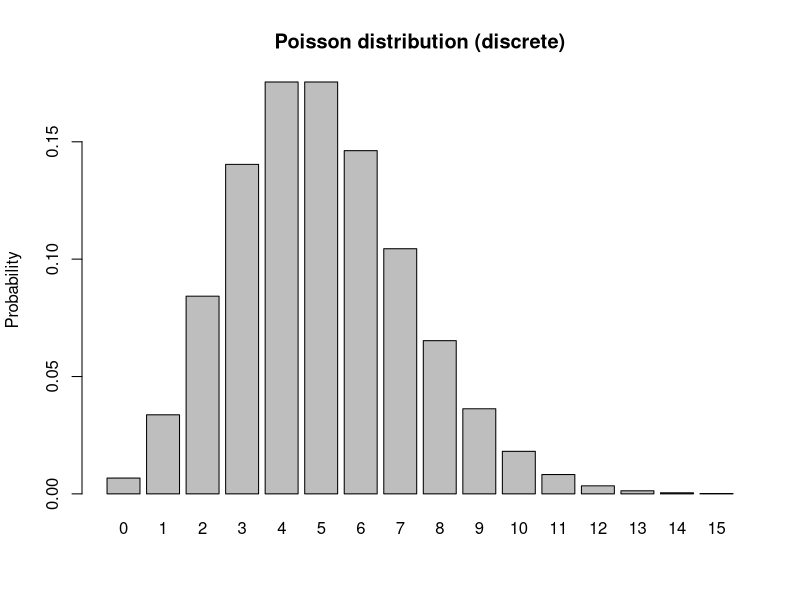
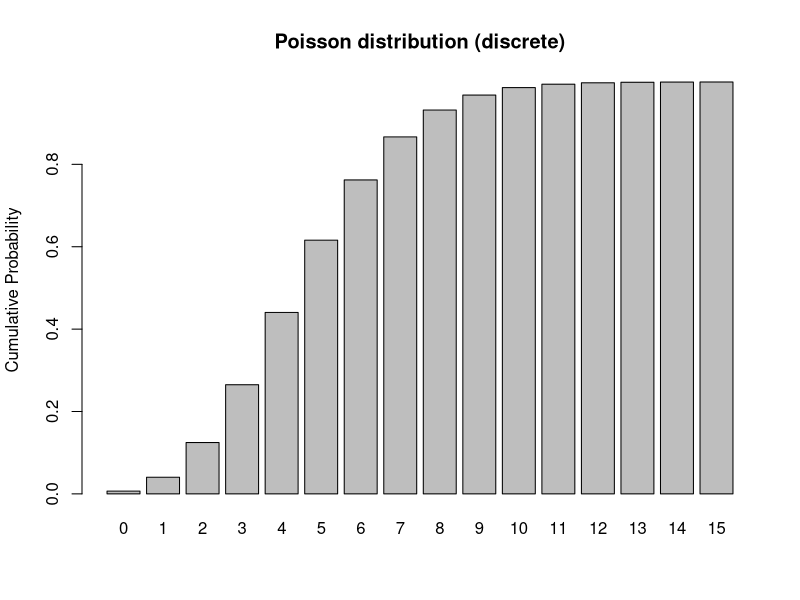
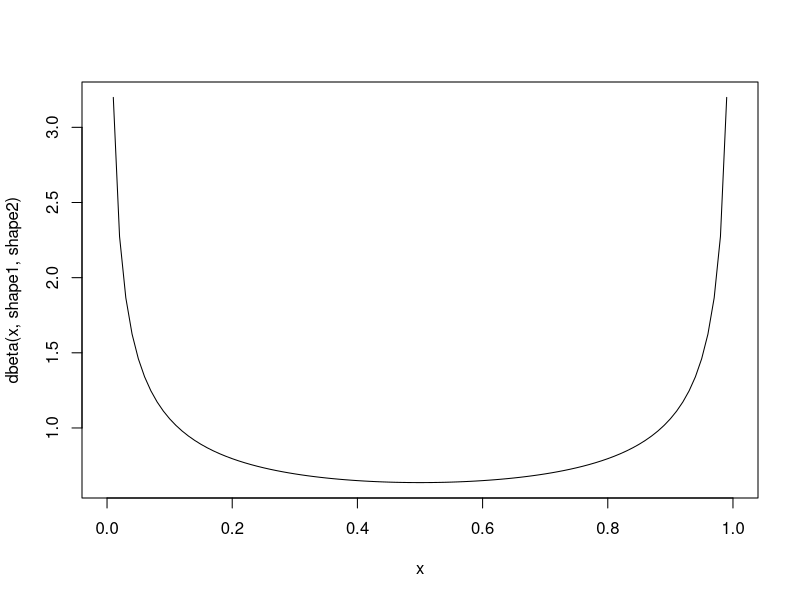
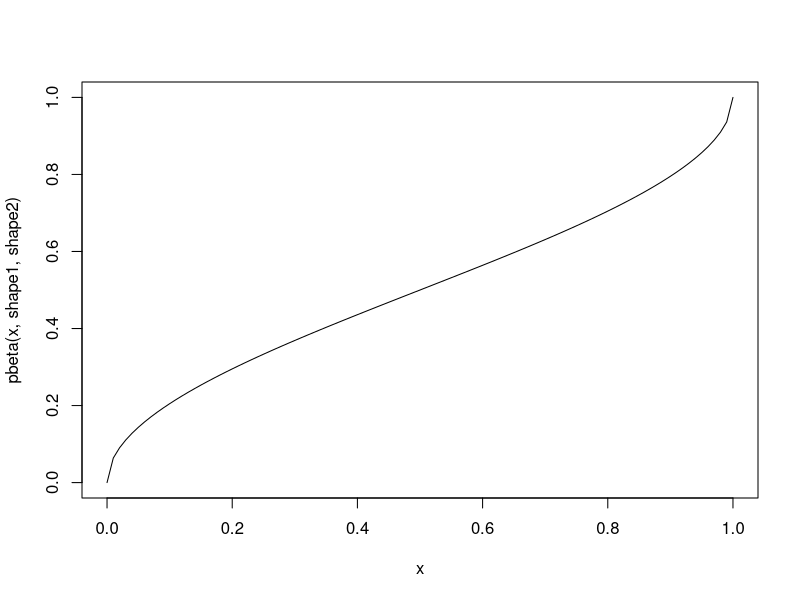
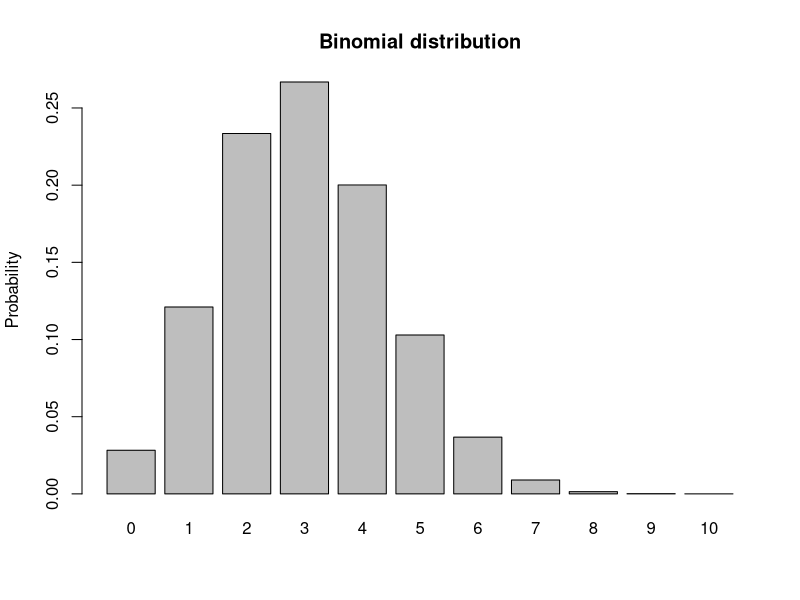
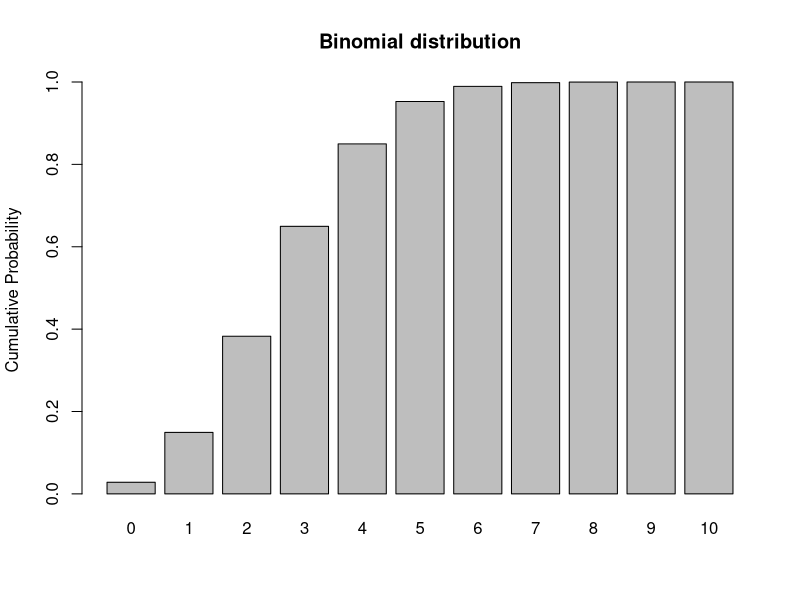
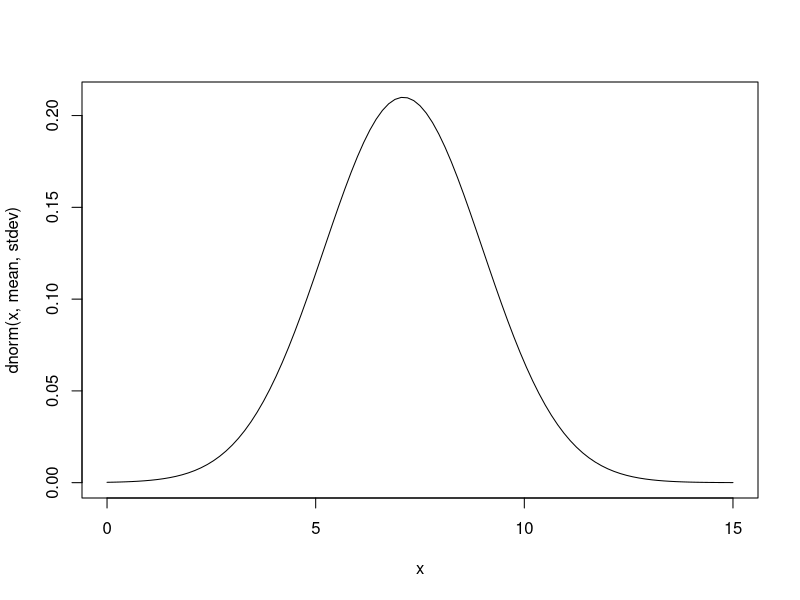
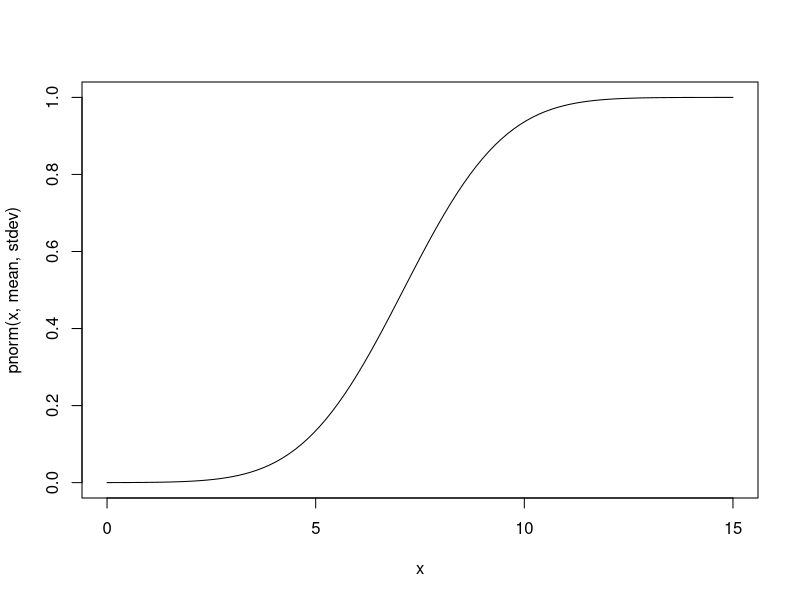

Generate these figures, in order, with R:
## ---- chunk 1

knitr::opts_chunk$set(echo = TRUE, cache = TRUE)

## ---- chunk 2

############################################################
####                                                    ####  
####  NRES 746, Lecture 2                               ####
####                                                    ####
####  Kevin Shoemaker                                   #### 
####  University of Nevada, Reno                        ####
####                                                    #### 
############################################################


############################################################
####  Working with Probabilities                        ####
############################################################


## ---- chunk 3

#########
# Classic Urn Example

n_red <- 104
n_blue <- 55
n_green <- 30

allSpheres <- c(n_red,n_blue,n_green)           # create vector of urn contents
names(allSpheres) <- c("red","blue","green")    # make it a named vector, for convenience!

## ---- chunk 4

P_blue <- allSpheres["blue"]/sum(allSpheres)     # probability of drawing a blue sphere
P_blue

## ---- chunk 5

Prob <- allSpheres/sum(allSpheres)    # probability of drawing each type of sphere
Prob

## ---- chunk 6

as.numeric( Prob["blue"] + Prob["red"] )     # probability of drawing a blue or red sphere

## ---- chunk 7

as.numeric( Prob["blue"] + Prob["red"] + Prob["green"] )      # P(blue OR green)

## ---- chunk 8

#### Question: What is the probability of drawing a blue **AND THEN** a red sphere? 

#[your command here]    # P(blue AND THEN red)

## ---- chunk 9

as.numeric( Prob["blue"] * Prob["red"] )    # P(blue AND THEN red)

## ---- chunk 10

as.numeric( (Prob["blue"] * Prob["red"]) + (Prob["red"] * Prob["blue"]) )    # P(blue then red OR red then blue)

## ---- chunk 11

##########
# Urn example #2

n_red_sphere <- 39       # contents of new urn
n_blue_sphere <- 76
n_red_cube <- 101
n_blue_cube <- 25

allSpheres <- c(n_red_sphere,n_blue_sphere)         # build up matrix from vectors
allCubes <- c(n_red_cube,n_blue_cube)
allTypes <- c(allSpheres,allCubes)     
allTypes <- matrix(allTypes,nrow=2,ncol=2,byrow=T)     # matrix of urn contents
rownames(allTypes) <- c("sphere","cube")               # name rows and columns
colnames(allTypes) <- c("red","blue")
allTypes

Prob_Shape <- apply(allTypes,1,sum)/sum(allTypes)  # marginal probabilities of shape
Prob_Shape

Prob_Color <- apply(allTypes,2,sum)/sum(allTypes)    # marginal probabilities of color
Prob_Color

## ---- chunk 12

Prob_Color["red"]      # marginal probability of drawing a red object

## ---- chunk 13

as.numeric( Prob_Color["blue"] * Prob_Shape["cube"])      # joint probability of drawing a blue object that is a cube

## NOTE: if the above answer is not correct, please correct it!  And would I be asking this if it were correct? Hmmm...

## ---- chunk 14

(allTypes/sum(allTypes))["cube","blue"]        # or... is this the probability of drawing a blue cube?  

## ---- chunk 15

as.numeric( Prob_Color["blue"] + Prob_Shape["cube"])        # probability of drawing something blue or something cube-shaped...

## NOTE: if the above answer is not correct, please correct it!  


## ---- chunk 16

as.numeric( Prob_Color["blue"] + Prob_Shape["cube"] - (Prob_Color["blue"] * Prob_Shape["cube"])  )     # not mutually exclusive

## ---- chunk 17

allTypes["cube","blue"] / sum(allTypes["cube",])   # probability of drawing a blue object, given it is a cube

## ---- chunk 18

as.numeric( allTypes["cube","blue"] / sum(allTypes[,"blue"]) * Prob_Color["blue"])   # probability of drawing a blue cube... using conditional probabilities

## ---- chunk 19

uncond_prob_blue <- (allTypes["cube","blue"] / sum(allTypes["cube",])) * Prob_Shape["cube"] + 
              (allTypes["sphere","blue"] / sum(allTypes["sphere",])) * Prob_Shape["sphere"]       # unconditional probability of drawing a blue item..  Seems too complicated, but this method of computing unconditional probabilities will prove useful when getting into Bayesian statistics!

as.numeric(uncond_prob_blue)

## ---- chunk 20

##########
# Bolker medical example

Prob_Disease <- c(1,999999)     # disease prevalence 
Prob_Disease <- Prob_Disease/sum(Prob_Disease)      # probability of disease
names(Prob_Disease) <- c("yes","no")                # make it a named vector!
Prob_Disease

## ---- chunk 21

### compute the unconditional probability of testing positive

as.numeric( 1*Prob_Disease["yes"] + 0.01*Prob_Disease["no"] )    # Prob(+test|Disease)*Prob(Disease) + Prob(+test|no Disease)*Prob(no Disease)

## ---- chunk 22

##### Monty Hall simulation code (code by Corey Chivers 2012)
#####################################################
# Simulation of the Monty Hall Problem
# Demonstrates that switching is always better
# than staying with your initial guess
#
# Corey Chivers, 2012
#####################################################
 
monty<-function(strat='stay',N=1000,print_games=TRUE){
  doors<-1:3 #initialize the doors behind one of which is a good prize
  win<-0 #to keep track of number of wins
  
  for(i in 1:N){
    prize<-floor(runif(1,1,4)) #randomize which door has the good prize
    guess<-floor(runif(1,1,4)) #guess a door at random
    
    ## Reveal one of the doors you didn't pick which has a bum prize
    if(prize!=guess)
      reveal<-doors[-c(prize,guess)]
    else
      reveal<-sample(doors[-c(prize,guess)],1)
    
    ## Stay with your initial guess or switch
    if(strat=='switch')
      select<-doors[-c(reveal,guess)]
    if(strat=='stay')
      select<-guess
    if(strat=='random')
      select<-sample(doors[-reveal],1)
    
    ## Count up your wins
    if(select==prize){
      win<-win+1
      outcome<-'Winner!'
    }else
      outcome<-'Loser!'
    
    if(print_games)
      cat(paste('Guess: ',guess,
          '\nRevealed: ',reveal,
          '\nSelection: ',select,
          '\nPrize door: ',prize,
          '\n',outcome,'\n\n',sep=''))
  }
  cat(paste('Using the ',strat,' strategy, your win percentage was ',win/N*100,'%\n',sep='')) #Print the win percentage of your strategy
}

## ---- chunk 23

###########
# run the monty hall code!

monty(strat="stay",print_games=FALSE)

## ---- chunk 24

###########
# run the monty hall code!

monty(strat="switch",print_games=FALSE)

## ---- chunk 25

#################
# Probability distributions

mean <- 5
rpois(10,mean)    # the random numbers have no decimal component

             # plot a discrete distribution!
xvals <- seq(0,15,1)
probs <- dpois(xvals,lambda=mean)
names(probs) <- xvals
               
barplot(probs,ylab="Probability",main="Poisson distribution (discrete)")

barplot(cumsum(probs),ylab="Cumulative Probability",main="Poisson distribution (discrete)")   # cumulative distribution

sum(probs)   # just to make sure it sums to 1!  Does it??? 

## ---- chunk 26

#########
# continuous distributions

shape1 = 0.5
shape2 = 0.5

rbeta(10,shape1,shape2)

curve(dbeta(x,shape1,shape2))   # probability density

curve(pbeta(x,shape1,shape2))   # cumulative distribution

integrate(f=dbeta,lower=0,upper=1,shape1=shape1,shape2=shape2)    # just to make sure it integrates to 1!!

## ---- chunk 27

##########
# Binomial

size <- 10
prob <- 0.3
rbinom(10,size,prob)

xvals <- seq(0,size,1)
probs <- dbinom(xvals,size,prob)
names(probs) <- xvals
               
barplot(probs,ylab="Probability",main="Binomial distribution")

barplot(cumsum(probs),ylab="Cumulative Probability",main="Binomial distribution")   # cumulative distribution

sum(probs)   # just to make sure it sums to 1!  Does it???

## ---- chunk 28

#########
# Gaussian

mean = 7.1
stdev = 1.9

rnorm(10,mean,stdev)

curve(dnorm(x,mean,stdev),0,15)   # probability density

curve(pnorm(x,mean,stdev),0,15)   # cumulative distribution

integrate(f=dnorm,lower=-Inf,upper=Inf,mean=mean,sd=stdev)    # just to make sure it integrates to 1!!

